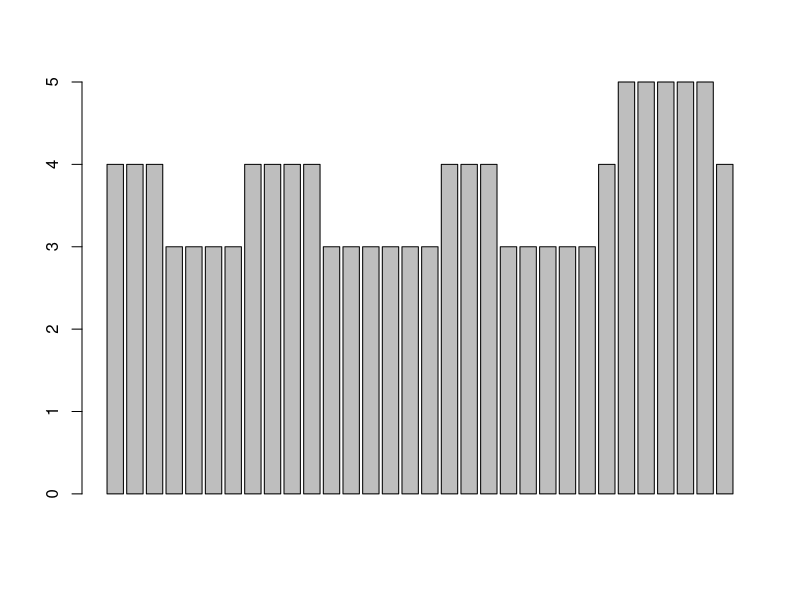
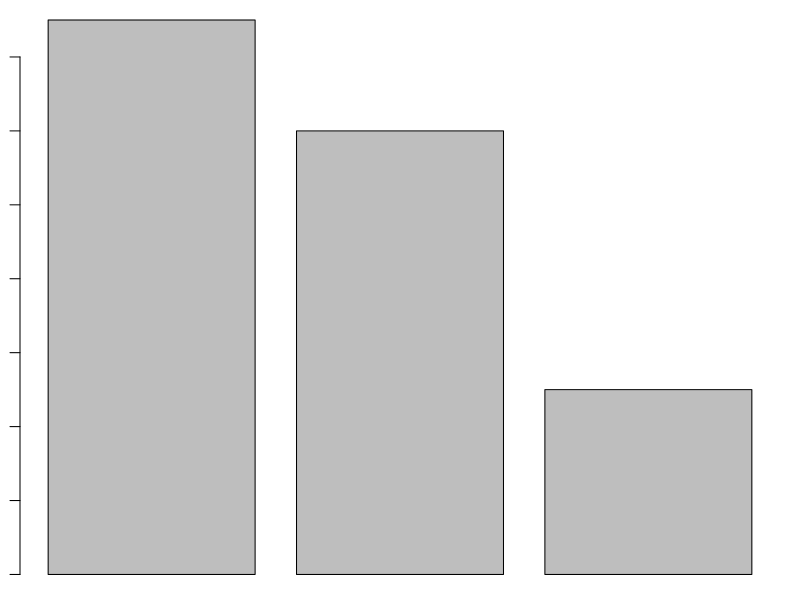
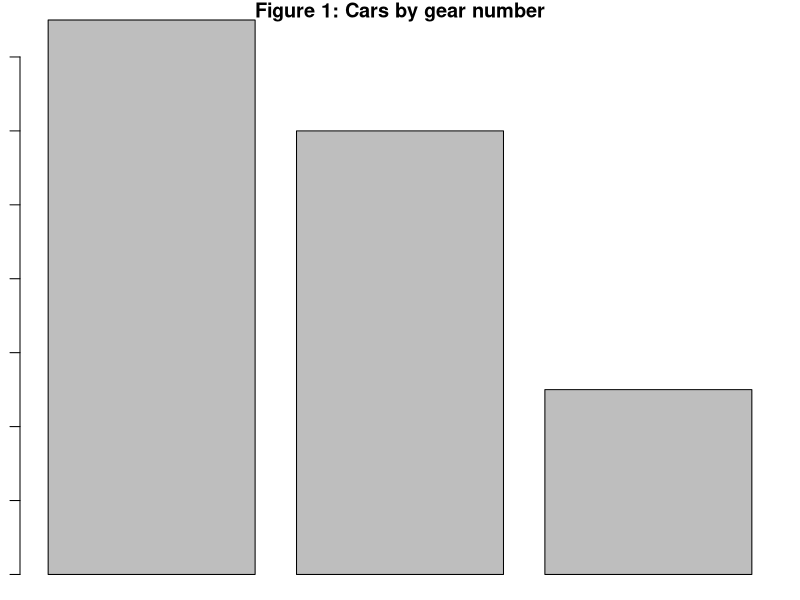
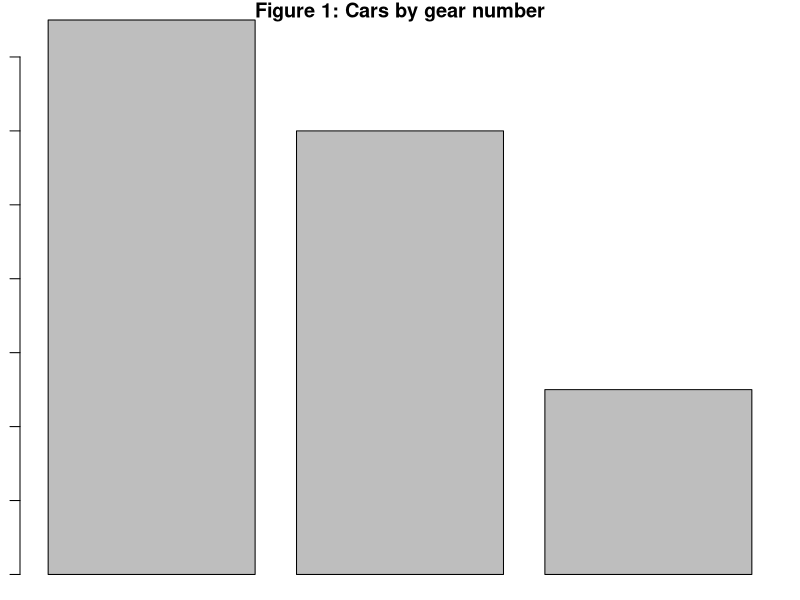

Write R code to recreate these figures, in order.
## ---- chunk 1
mtcars_data<-mtcars

## ---- chunk 2
barplot(mtcars_data$gear)

#Note: In some cases you may get an "Error in plot.new() : figure margins too large" message. 
#If so, you can reset your margins using this command (details aren't important at this point)

par(mar=c(1,1,1,1))

## ---- chunk 3
table(mtcars_data$gear)

## ---- chunk 4
gear_table<-table(mtcars_data$gear)
barplot(gear_table)

## ---- chunk 5
barplot(gear_table, main="Figure 1: Cars by gear number", 
  	xlab="Gear #", ylab= "Number of cars")
## ---- chunk 6

barplot(table(mtcars_data$gear), 
        main="Figure 1: Cars by gear number", xlab="Gear #", ylab= "Number of cars")

